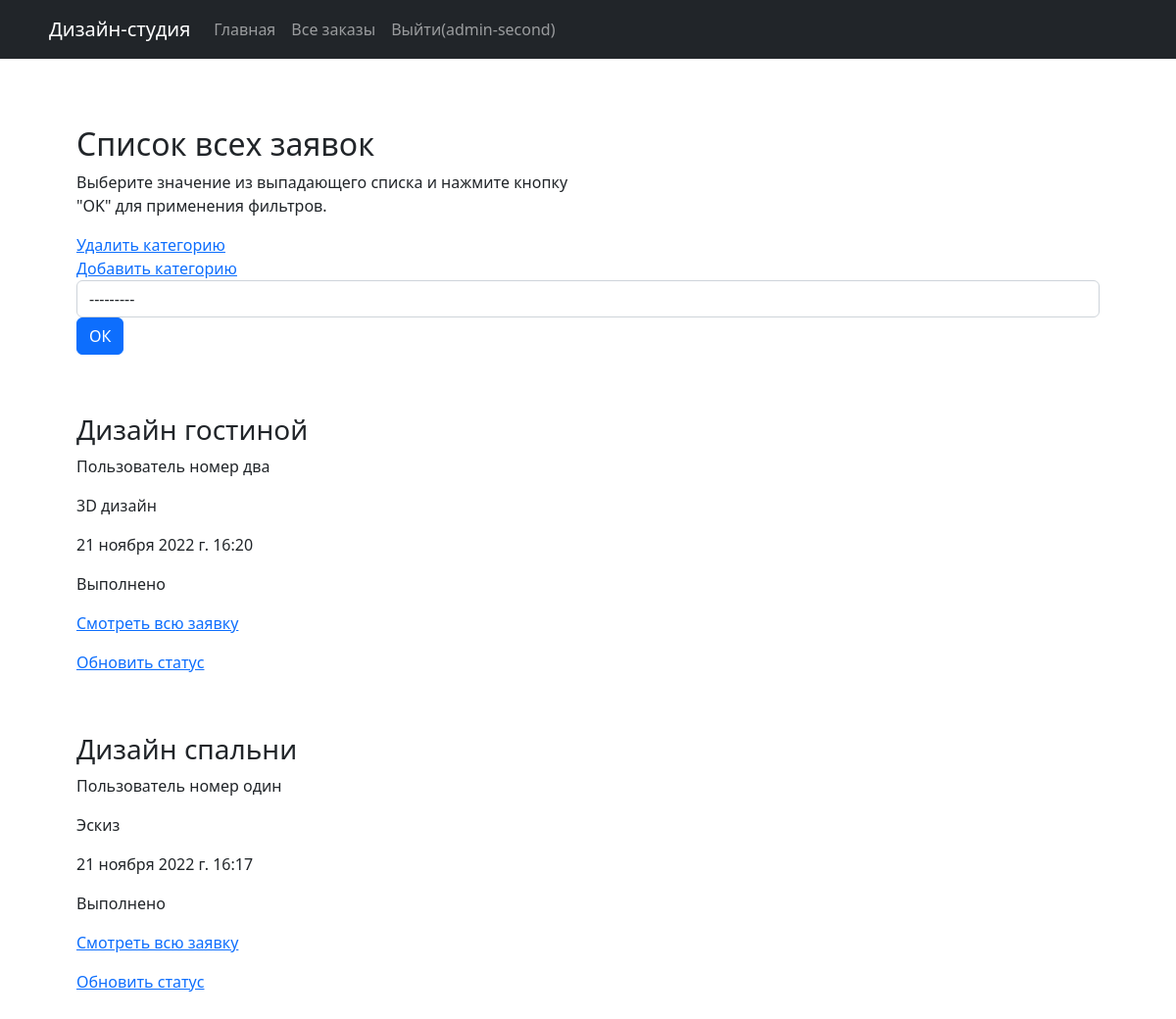
Page /orders/ (signed in) on the committed database.
### design/models.py (models this page shows, shortened)
class User(AbstractUser):
    name = models.CharField(max_length=254, verbose_name='ФИО', blank=False)
    login = models.CharField(max_length=254, verbose_name='Логин', blank=False, unique=True)
    email = models.EmailField(max_length=254, verbose_name='E-mail', blank=False, unique=True)
    password = models.CharField(max_length=254, verbose_name='Пароль', blank=False)
    role = models.CharField(max_length=254, verbose_name='Роль пользователя', blank=False,
                            choices=(('admin', 'Администратор'), ('user', 'Пользователь')), default='user')
    approval = models.BooleanField(verbose_name='Согласие на обработку персональных данных', default=True)
    username = None
    USERNAME_FIELD = 'login'
    def __str__(self):
        return self.name

class Category(models.Model):
    name = models.CharField(max_length=254, verbose_name='Категория', blank=False)
    def __str__(self):
        return self.name
    class Meta:
        permissions = (
            ('can_delete_category', 'Может удалять категории'), ('can_create_category', 'Может добавлять категории'),
        )

class Order(models.Model):
    STATUS_CHOICES = [
        ('new', 'Новая'),
        ('accepted', 'Принято'),
        ('done', 'Выполнено')
    ]
    title = models.CharField(max_length=254, verbose_name='Заявка', blank=False)
    description = models.CharField(max_length=500, verbose_name='Описание', blank=False)
    photo = models.ImageField(max_length=254, upload_to=get_name_file, verbose_name="Фото", blank=False,
                              validators=[FileExtensionValidator(allowed_extensions=['jpg', 'jpeg', 'png', 'bmp'])])
    time_create = models.DateTimeField(auto_now_add=True, verbose_name="Время создания")
    category = models.ForeignKey('Category', verbose_name='Категория', on_delete=models.CASCADE, blank=False)
    status = models.CharField(max_length=254, verbose_name='Статус', choices=STATUS_CHOICES,
                              default='new', blank=False)
    class Meta:
        ordering = ['time_create']
        permissions = (('can_change_status', 'Менять статус заявки'),)
    photo_design = models.ImageField(max_length=254, upload_to=get_name_file, verbose_name="Фото", blank=True)
    name = models.ForeignKey(User, verbose_name='Пользователь', on_delete=models.CASCADE)
    comment = models.TextField(max_length=1000, verbose_name='Комментарий', blank=True)

### design/views.py (the view)
# urls.py: path('orders/', views.OrdersAdmin.as_view(), name='adm_orders'),
class OrdersAdmin(PermissionRequiredMixin, generic.ListView):
    permission_required = 'app.can_change_status'
    model = Order
    template_name = 'general/admin_orders.html'
    paginate_by = 10
    def get_queryset(self):
        return Order.objects.order_by('-time_create')
    def get_context_data(self, **kwargs):
        context = super().get_context_data(**kwargs, )
        context['filter'] = AdminOrderFilter(self.request.GET, queryset=self.get_queryset())
        return context

### templates/general/admin_orders.html (shortened to what this page needs)
{% extends 'base.html' %}
{% block content %}
    <div class="section-seperator">
        <div class="content-md container">
            <div class="row margin-b-40">
                <div class="col-sm-6">
                    <h2>Список вcех заявок</h2>
                    <p>Выберите значение из выпадающего списка и нажмите кнопку "OK" для применения фильтров.</p>
                    <a href="{% url 'del_category' %}">Удалить категорию</a>
                    <br>
                    <a href="{% url 'add_category' %}">Добавить категорию</a>
                </div>
            </div>
            <div class="row">
                <div class="margin-b-10" style="display: inline-block">
                    <form method="GET">
                        <select style="display: inline-block" class="form-control" name="category"
                                value={{ filter.form.category }}
                            <button style="display: inline-block" type="submit" class="btn btn-primary">ОК</button>
                    </form>
                </div>
            </div>
            {% for order in filter.qs %}
                <div class="col-sm-4 sm-margin-b-50" style="margin-top: 60px">
                    <div class="wow fadeInLeft" data-wow-duration=".3" data-wow-delay=".3s">
                        <h3>{{ order.title }}</h3>
                        <p>{{ order.name }}</p>
                        <p>{{ order.category }}</p>
                        <p>{{ order.time_create }}</p>
                        <p>{{ order.get_status_display }}</p>
                        <p><a class="link" href="{% url 'detail_order' order.pk %}">Смотреть всю заявку</a></p>
                        <p><a class="link" href="{% url 'change_of_status' order.pk %}">Обновить статус</a></p>
                    </div>
                </div>
            {% endfor %}
        </div>
    </div>
{% endblock %}

### templates/base.html (shortened to what this page needs)
<!doctype html>
<html lang="ru">
<head>
    {% load static %}
    <link rel="stylesheet" href="{% static 'css/bootstrap.min.css' %}">
    <link rel="stylesheet" href="{% static 'css/style.css' %}">
</head>
<body>
<nav class="navbar navbar-expand-md navbar-dark bg-dark fixed-top">
    <a class="navbar-brand" href="#">Дизайн-студия</a>
    <div class="collapse navbar-collapse" id="navbarsExampleDefault">
        {% block sidebar %}
        <ul class="navbar-nav mr-auto">
            <li class='nav-item'>
                <a class='nav-link' href='{% url "home" %}'>Главная</a>
            </li>
        </ul>
        <ul class="navbar-nav">
            {% if perms.app.can_change_status %}
                <li class='nav-item'>
                    <a class='nav-link' href='{% url "adm_orders" %}'>Все заказы</a>
                </li>
                <li class='nav-item'>
                    <a class='nav-link' href='{% url "logout" %}'>Выйти({{ user.login }})</a>
                </li>
            {% endif %}
        </ul>
        {% endblock %}
    </div>
</nav>
<main role="main" class="container">
    <div class="start-template">
        {% block content %}
        {% endblock %}
    </div>
</main>
</body>
</html>

### design/static/css/style.css (style rules this page uses)
body { padding-top: 5rem; }
.start-template { padding: 3rem 1.5rem; display: flex; flex-direction: column; }
.bg-dark { padding: 10px 50px; }

### rows in the picture
User: login "admin-second"
Category: category "---------"
Order: title "Дизайн гостиной", name "Пользователь номер два", category "3D дизайн", time_create "21 ноября 2022 г. 16:20", status "Выполнено"
Order: title "Дизайн спальни", name "Пользователь номер один", category "Эскиз", time_create "21 ноября 2022 г. 16:17", status "Выполнено"
